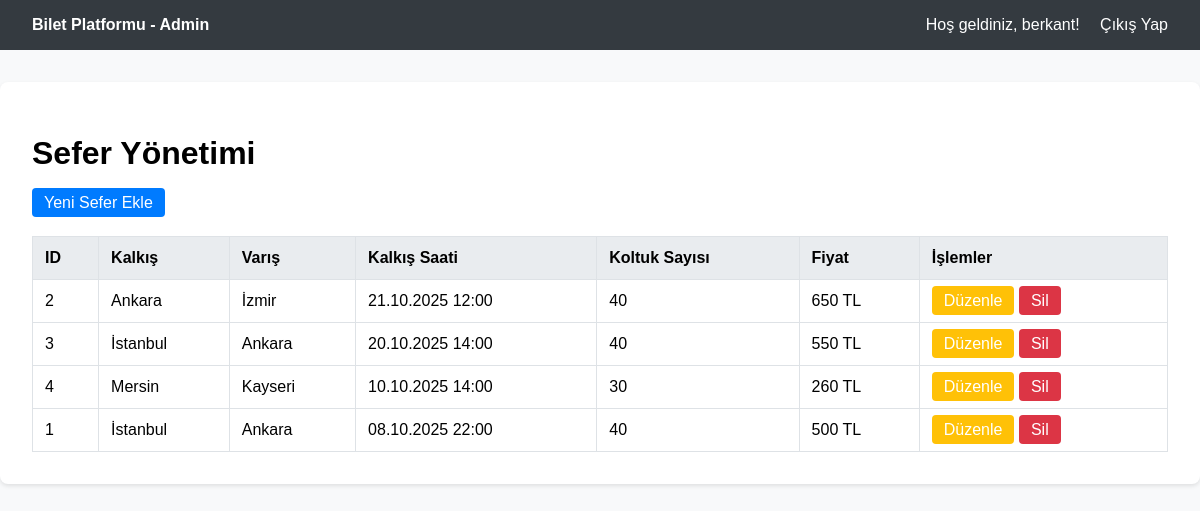
The app's page /index.php?page=company_admin_panel (signed in), older data.
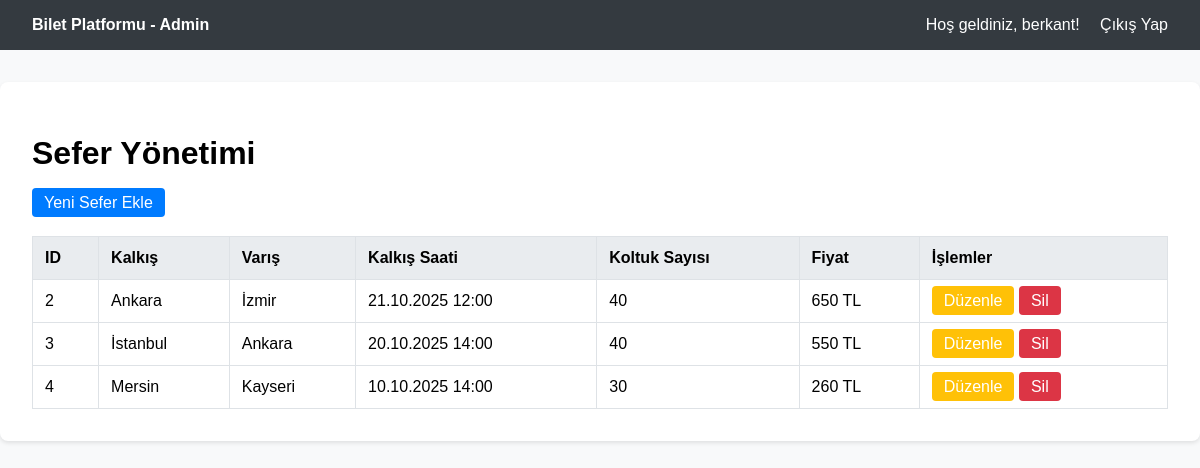
The same page, newer data.
### tables this page shows
CREATE TABLE "trips" (
	"id"	INTEGER PRIMARY KEY AUTOINCREMENT,
	"company_id"	INTEGER NOT NULL,
	"departure_location"	TEXT NOT NULL,
	"arrival_location"	TEXT NOT NULL,
	"departure_time"	TEXT NOT NULL,
	"arrival_time"	TEXT NOT NULL,
	"seat_count"	INTEGER NOT NULL,
	"price"	REAL NOT NULL,
	"created_at"	TEXT DEFAULT CURRENT_TIMESTAMP,
	FOREIGN KEY("company_id") REFERENCES "companies"("id")
);

### views/company_admin_panel.php (the view, shortened to what this page needs)
<?php
require_once __DIR__ . '/../config/database.php';
$company_id = $_SESSION['company_id'];
$stmt = $pdo->prepare("SELECT * FROM trips WHERE company_id = ? ORDER BY departure_time DESC");
$stmt->execute([$company_id]);
$company_trips = $stmt->fetchAll();
?>
<!DOCTYPE html>
<html lang="tr">
<head>
</head>
<body>
    <nav class="navbar">
        <a href="/index.php" style="font-weight: bold;">Bilet Platformu - Admin</a>
        <div>
            <span>Hoş geldiniz, <?php echo htmlspecialchars($_SESSION['user_name']); ?>!</span>
            <a href="/index.php?action=logout">Çıkış Yap</a>
        </div>
    </nav>
    <div class="container">
        <h1>Sefer Yönetimi</h1>
        <a href="/index.php?page=add_trip" class="btn btn-primary">Yeni Sefer Ekle</a>
        <table>
            <thead>
                <tr>
                    <th>ID</th>
                    <th>Kalkış</th>
                    <th>Varış</th>
                    <th>Kalkış Saati</th>
                    <th>Koltuk Sayısı</th>
                    <th>Fiyat</th>
                    <th>İşlemler</th>
                </tr>
            </thead>
            <tbody>
                <?php if (empty($company_trips)): ?>
                    <tr>
                        <td colspan="7" style="text-align: center;">Henüz firmanıza ait bir sefer bulunmamaktadır.</td>
                    </tr>
                <?php else: ?>
                    <?php foreach ($company_trips as $trip): ?>
                        <tr>
                            <td><?php echo htmlspecialchars($trip['id']); ?></td>
                            <td><?php echo htmlspecialchars($trip['departure_location']); ?></td>
                            <td><?php echo htmlspecialchars($trip['arrival_location']); ?></td>
                            <td><?php echo date('d.m.Y H:i', strtotime($trip['departure_time'])); ?></td>
                            <td><?php echo htmlspecialchars($trip['seat_count']); ?></td>
                            <td><?php echo htmlspecialchars($trip['price']); ?> TL</td>
                            <td>
                                <a href="#" class="btn btn-warning">Düzenle</a>
                                <a href="/index.php?action=delete_trip&trip_id=<?php echo $trip['id']; ?>" class="btn btn-danger" onclick="return confirm('Bu seferi ve ilişkili tüm biletleri kalıcı olarak silmek istediğinizden emin misiniz? Bu işlem geri alınamaz.');">Sil</a>
                            </td>
                        </tr>
                    <?php endforeach; ?>
                <?php endif; ?>
            </tbody>
        </table>
    </div>
</body>
</html>

### public/index.php (shortened to what this page needs)
<?php
$page = $_GET['page'] ?? 'home';
$allowed_pages = ['home', 'register', 'login', 'purchase', 'my-tickets', 'company_admin_panel', 'add_trip'];
if (in_array($page, $allowed_pages) && file_exists(__DIR__ . "/../views/{$page}.php")) {
    require_once __DIR__ . "/../views/{$page}.php";
} elseif ($page === 'home' && file_exists(__DIR__ . "/../views/home.php")) {
    require_once __DIR__ . "/../views/home.php";
} else {
    if (!isset($_GET['action'])) {
        http_response_code(404);
        echo "<h1>404 Sayfa Bulunamadı</h1>";
    }
}

### views/company_admin_panel.php (style rules this page uses)
body { font-family: sans-serif; margin: 0; background-color: #f8f9fa; }
.navbar { background-color: #343a40; padding: 1rem; color: white; display: flex; justify-content: space-between; align-items: center; }
.navbar a { color: white; text-decoration: none; margin: 0 1rem; }
.container { max-width: 1140px; margin: 2rem auto; padding: 2rem; background-color: white; border-radius: 8px; box-shadow: 0 2px 4px rgba(0,0,0,0.1); }
table { width: 100%; border-collapse: collapse; margin-top: 1.5rem; }
th, td { border: 1px solid #dee2e6; padding: 0.75rem; text-align: left; }
th { background-color: #e9ecef; }
.btn { text-decoration: none; padding: 0.375rem 0.75rem; border-radius: 4px; color: white; }
.btn-primary { background-color: #007bff; }
.btn-warning { background-color: #ffc107; }
.btn-danger { background-color: #dc3545; }

Row changes from the older to the newer data that the page shows:
removed trips: id "1", departure_location "İstanbul", arrival_location "Ankara", departure_time "08.10.2025 22:00", seat_count "40", price "500"
